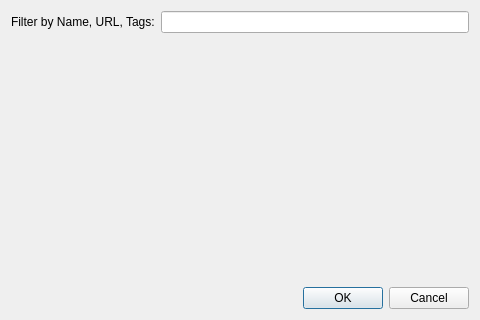
<?xml version="1.0" encoding="UTF-8"?>
<ui version="4.0">
 <class>QuickBookmarkSelectDialog</class>
 <widget class="QDialog" name="QuickBookmarkSelectDialog">
  <property name="geometry">
   <rect>
    <x>0</x>
    <y>0</y>
    <width>480</width>
    <height>320</height>
   </rect>
  </property>
  <property name="windowTitle">
   <string>Dialog</string>
  </property>
  <layout class="QVBoxLayout" name="verticalLayout" stretch="0,1,0">
   <item>
    <layout class="QHBoxLayout" name="horizontalLayout">
     <item>
      <widget class="QLabel" name="label">
       <property name="text">
        <string>Filter by Name, URL, Tags:</string>
       </property>
       <property name="buddy">
        <cstring>leFilter</cstring>
       </property>
      </widget>
     </item>
     <item>
      <widget class="TagLineEdit" name="leFilter"/>
     </item>
    </layout>
   </item>
   <item>
    <widget class="BookmarksView" name="bvBookmarks" native="true"/>
   </item>
   <item>
    <widget class="QDialogButtonBox" name="buttonBox">
     <property name="orientation">
      <enum>Qt::Horizontal</enum>
     </property>
     <property name="standardButtons">
      <set>QDialogButtonBox::Cancel|QDialogButtonBox::Ok</set>
     </property>
    </widget>
   </item>
  </layout>
 </widget>
 <customwidgets>
  <customwidget>
   <class>BookmarksView</class>
   <extends>QWidget</extends>
   <header>Bookmarks/BookmarksView.h</header>
   <container>1</container>
  </customwidget>
  <customwidget>
   <class>TagLineEdit</class>
   <extends>QLineEdit</extends>
   <header>Tags/TagLineEdit.h</header>
  </customwidget>
 </customwidgets>
 <tabstops>
  <tabstop>leFilter</tabstop>
 </tabstops>
 <resources/>
 <connections>
  <connection>
   <sender>buttonBox</sender>
   <signal>accepted()</signal>
   <receiver>QuickBookmarkSelectDialog</receiver>
   <slot>accept()</slot>
   <hints>
    <hint type="sourcelabel">
     <x>247</x>
     <y>310</y>
    </hint>
    <hint type="destinationlabel">
     <x>157</x>
     <y>274</y>
    </hint>
   </hints>
  </connection>
  <connection>
   <sender>buttonBox</sender>
   <signal>rejected()</signal>
   <receiver>QuickBookmarkSelectDialog</receiver>
   <slot>reject()</slot>
   <hints>
    <hint type="sourcelabel">
     <x>315</x>
     <y>310</y>
    </hint>
    <hint type="destinationlabel">
     <x>286</x>
     <y>274</y>
    </hint>
   </hints>
  </connection>
 </connections>
</ui>
